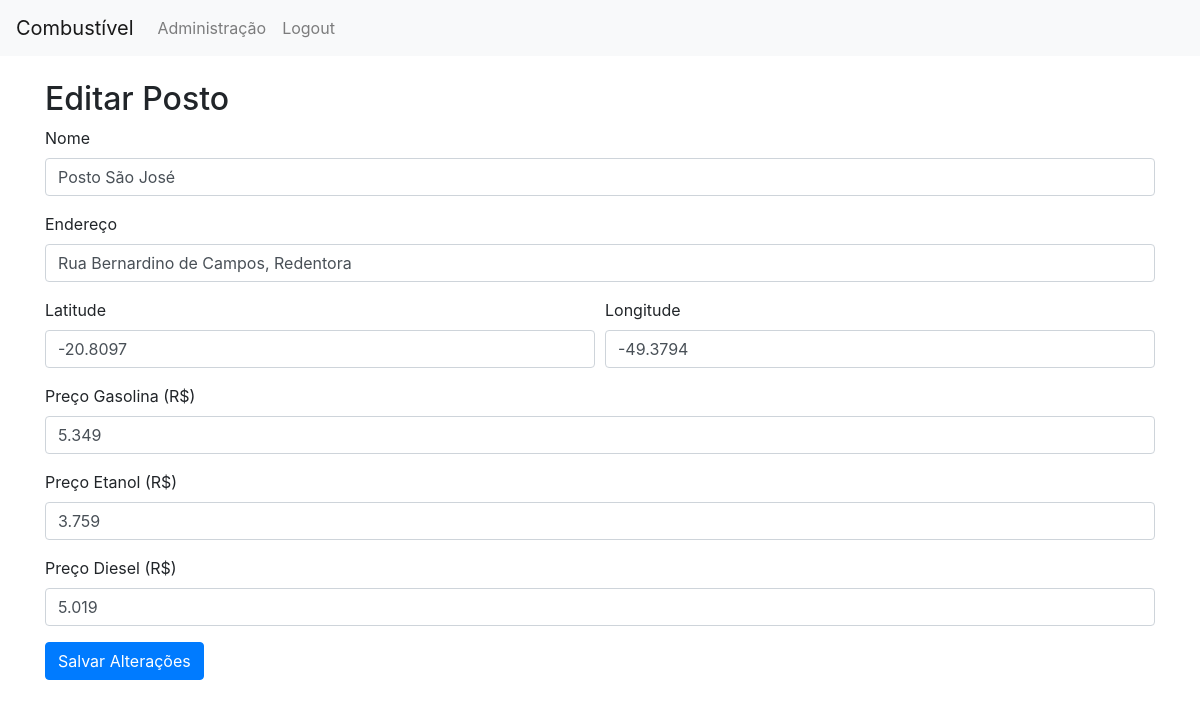
Screenshot of /admin/edit/6 (signed in) with the database file from the repository.
### app.py (models this page shows, shortened)
class Posto(db.Model):
    id = db.Column(db.Integer, primary_key=True)
    nome = db.Column(db.String(100), nullable=False)
    endereco = db.Column(db.String(200), nullable=False)
    latitude = db.Column(db.Float, nullable=False)
    longitude = db.Column(db.Float, nullable=False)
    preco_gasolina = db.Column(db.Float, nullable=True)
    preco_etanol = db.Column(db.Float, nullable=True)
    preco_diesel = db.Column(db.Float, nullable=True)
    imagem = db.Column(db.String(200), nullable=True)
    atualizado_em = db.Column(db.DateTime, default=datetime.utcnow)

### app.py (the view, shortened to what this page needs)
@app.route('/admin/edit/<int:id>', methods=['GET', 'POST'])
@login_required
def edit_posto(id):
    posto = Posto.query.get_or_404(id)
    return render_template('admin_edit.html', posto=posto)

### app.py (called while the page is built)
@login_manager.user_loader
def load_user(user_id):
    return Admin.query.get(int(user_id))

### templates/admin_edit.html
{% extends 'base.html' %}
{% block content %}
  <h2>Editar Posto</h2>
  <form method="post">
    <div class="form-group">
      <label>Nome</label>
      <input type="text" class="form-control" name="nome" value="{{ posto.nome }}" required>
    </div>
    <div class="form-group">
      <label>Endereço</label>
      <input type="text" class="form-control" name="endereco" value="{{ posto.endereco }}" required>
    </div>
    <div class="form-row">
      <div class="form-group col-md-6">
        <label>Latitude</label>
        <input type="text" class="form-control" name="latitude" value="{{ posto.latitude }}" required>
      </div>
      <div class="form-group col-md-6">
        <label>Longitude</label>
        <input type="text" class="form-control" name="longitude" value="{{ posto.longitude }}" required>
      </div>
    </div>
    <div class="form-group">
      <label>Preço Gasolina (R$)</label>
      <input type="number" step="0.001" class="form-control" name="preco_gasolina" value="{{ posto.preco_gasolina }}">
    </div>
    <div class="form-group">
      <label>Preço Etanol (R$)</label>
      <input type="number" step="0.001" class="form-control" name="preco_etanol" value="{{ posto.preco_etanol }}">
    </div>
    <div class="form-group">
      <label>Preço Diesel (R$)</label>
      <input type="number" step="0.001" class="form-control" name="preco_diesel" value="{{ posto.preco_diesel }}">
    </div>
    <button type="submit" class="btn btn-primary">Salvar Alterações</button>
  </form>
{% endblock %}

### static/style.css (style rules this page uses)
body { padding-bottom: 50px; }

### rows the page displays
Posto: nome "Posto São José", endereco "Rua Bernardino de Campos, Redentora", latitude "-20.8097", longitude "-49.3794", preco_gasolina "5.349", preco_etanol "3.759", preco_diesel "5.019"
